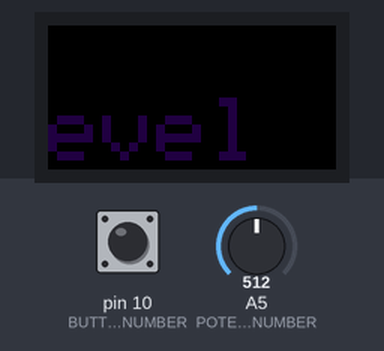
Bench run of a sketch on a simulated Arduino Uno, built with avr-gcc and run on an emulated ATmega328P. On the bench: 32×16 colour display. The test bench sets the inputs (shaded band); at power-on: pin 10 (BUTTON_PIN_NUMBER) LOW, A5 (POTENTIOMETER_PIN_NUMBER) = 512.

Above: at 0.1 s.
At 0.6 s:
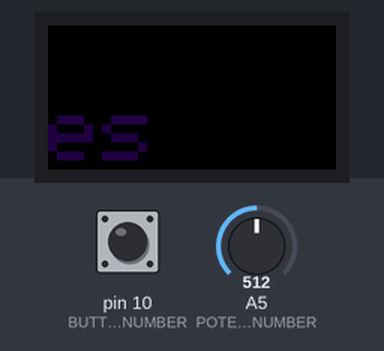
At 1.1 s:
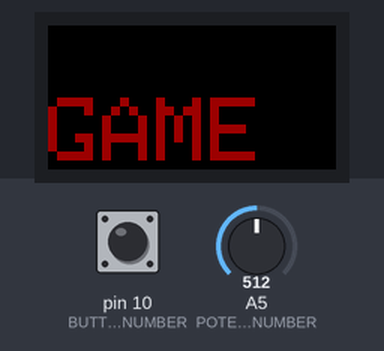

The sketch:

space_invaders_v01.ino
```cpp
#include <gamma.h>
#include <RGBmatrixPanel.h>
#include <Adafruit_GFX.h>

// define the wiring of the LED screen
const uint8_t CLK  = 8;
const uint8_t LAT = A3;
const uint8_t OE = 9;
const uint8_t A = A0;
const uint8_t B = A1;
const uint8_t C = A2;

// define the wiring of the inputs
const int POTENTIOMETER_PIN_NUMBER = 5;
const int BUTTON_PIN_NUMBER = 10;

// global constant for the number of Invaders in the game
const int NUM_ENEMIES = 16;

// a global variable that represents the LED screen
RGBmatrixPanel matrix(A, B, C, CLK, LAT, OE, false);

// the following functions are for printing messages
void print_level(int level);
void print_lives(int lives);
void game_over();

class Color {
  public:
    int red;
    int green;
    int blue;
    Color() {
      red = 0;
      green = 0;
      blue = 0;
    }
    Color(int r, int g, int b) {
      red = r;
      green = g;
      blue = b;
    }
    uint16_t to_333() const {
      return matrix.Color333(red, green, blue);
    }
};

const Color BLACK(0, 0, 0);
const Color RED(4, 0, 0);
const Color ORANGE(6, 1, 0);
const Color YELLOW(4, 4, 0);
const Color GREEN(0, 4, 0);
const Color BLUE(0, 0, 4);
const Color PURPLE(1, 0, 2);
const Color WHITE(4, 4, 4);
const Color LIME(2, 4, 0);
const Color AQUA(0, 4, 4);

class Invader {
  public:
    // Constructors
    Invader() {
      x = 0;
      y = 0;
      strength = 0;
    }
    // sets values for private date members x and y
    Invader(int x_arg, int y_arg) {
      x = x_arg;
      y = y_arg;
      strength = 0;
    }
    // sets values for private data members
    Invader(int x_arg, int y_arg, int strength_arg) {
      x = x_arg;
      y = y_arg;
      strength = strength_arg;
    }
    // sets values for private data members
    void initialize(int x_arg, int y_arg, int strength_arg) {
      x = x_arg;
      y = y_arg;
      strength = strength_arg;
    }

    // getters
    int get_x() const {
      return x;
    }
    int get_y() const {
      return y;
    }
    int get_strength() const {
      return strength;
    }

    // Moves the Invader down the screen by one row
    // Modifies: y
    void move() {
    }

    // draws the Invader if its strength is greater than 0
    // calls: draw_with_rgb
    void draw() {
    }

    // draws black where the Invader used to be
    // calls: draw_with_rgb
    void erase() {
    }

    // Invader is hit by a Cannonball.
    // Modifies: strength
    // calls: draw, erase
    void hit() {
    }

  private:
    int x;
    int y;
    int strength;

    /*
    * Requires: body_color & eye_color to be valid colors
    *
    * Modifies: Matrix

    * Effects:
    * Draws the invader using x & y coordinates.
    * The project spec recommended making the (0,0) coordinate the top
    * left corner of the pixel screen, so the x and y coordinates of the invader
    * also start at the top left corner of the invader.
    * The invader should look like this:
    * 0 - the x,y coordinate of the invader (NOT DRAWN ON SCREEN)
    * # - body pixels * - eye pixels
    *
    *   0##
    *   #**#
    *   ####
    *   #  #
    *
    * NOTE: This code may not work as it assumes the top left corner of the pixel screen is (0,0)
    *       and to move right and down on the screen you would need to add to x and y, so
    *       if the orientation is actually different this function will not work
    * - Nate
    */
    void draw_with_rgb(Color body_color, Color eye_color) {

      //Draws top row
      matrix.drawPixel(x+1, y, body_color.to_333());
      matrix.drawPixel(x+2, y, body_color.to_333());

      //Draws eye row
      matrix.drawPixel(x, y+1, body_color.to_333());
      matrix.drawPixel(x+1, y+1, eye_color.to_333());
      matrix.drawPixel(x+2, y+1, eye_color.to_333());
      matrix.drawPixel(x+3, y+1, body_color.to_333());

      //Draws mid bottom row
      matrix.drawPixel(x, y+2, body_color.to_333());
      matrix.drawPixel(x+1, y+2, body_color.to_333());
      matrix.drawPixel(x+2, y+2, body_color.to_333());
      matrix.drawPixel(x+3, y+2, body_color.to_333());

      //Draws legs
      matrix.drawPixel(x, y+3, body_color.to_333());
      matrix.drawPixel(x+3, y+3, body_color.to_333());
    }
};

class Cannonball {
  public:
    Cannonball() {
      x = 0;
      y = 0;
      fired = false;
    }

    // resets private data members to initial values
    void reset() {
      x = 0;
      y = 0;
      fired = false;
    }

    // getters
    int get_x() const {
      return x;
    }
    int get_y() const {
      return y;
    }
    bool has_been_fired() const {
      return fired;
    }

    // sets private data members
    void fire(int x_arg, int y_arg) {
    }

    // moves the Cannonball and detects if it goes off the screen
    // Modifies: y, fired
    void move() {
    }

    // resets private data members to initial values
    void hit() {
    }

    // draws the Cannonball, if it is fired
    void draw() {
      /*
      * I assume that this may be more complicated based on moving the cannonball,
      * but drawing the cannonball based on its x and y coordinates with the color orange is done by this code:
      *
      * matrix.drawPixel(x, y, ORANGE.to_333());
      * matrix.drawPixel(x, y+1, ORANGE.to_333());
      *
      * This draws the cannon ball like this:
      *   0
      *   #
      * With the top of the cannonball being represented by x,y
      * and the bottom being represented by x, y+1.
      * This also may not work based on the orientation of the pixel screen
      * - Nate
      */
    }

    // draws black where the Cannonball used to be
    void erase() {
      // To erase the previous cannonball, use matrix.drawPixel() and color BLACK at the previous x and y coordinates - Nate
    }

  private:
    int x;
    int y;
    bool fired;
};

class Player {
  public:
    Player() {
      x = 0;
      y = 0;
      lives = 3;
    }

    // getters
    int get_x() const {
      return x;
    }
    int get_y() const {
      return y;
    }
    int get_lives() const {
      return lives;
    }

    // setter
    void set_x(int x_arg) {
      x = x_arg;
    }

    // Modifies: lives
    void die() {
    }

    // draws the Player
    // calls: draw_with_rgb
    void draw() {
    }

    // draws black where the Player used to be
    // calls: draw_with_rgb
    void erase() {
    }

  private:
    int x;
    int y;
    int lives;

    // sets private data members x and y to initial values
    void initialize(int x_arg, int y_arg) {
      x = x_arg;
      y = y_arg;
    }


    /*
    * Requires: color to be a valid color
    *
    * Modifies: Matrix

    * Effects:
    * Draws the player using x & y coordinates.
    * The anchor cordinate of the player is the tip of the cannon, with the the rest of
    * the cannon drawn around that coordinate
    * The player should look like this:
    * 0 - the x,y coordinate of the player (DRAWN ON SCREEN TOO (as apposed to the invader class version))
    * # - pixels
    *
    *    0
    *   ###
    *
    * NOTE: This code may not work as it assumes the top left corner of the pixel screen is (0,0)
    *       and to move right and down on the screen you would need to add to x and y, so
    *       if the orientation is actually different this function will not work properly
    *       Also, the player should be able to move its center portion all the way to the edge of the screen,
    *       meaning that the right or left side of the player will be off the screen. The way the code is
    *       written right now may result in an out-of-bounds error but we'll address that when we run into it
    * -Nate
    */
    void draw_with_rgb(Color color) {
      //Draws top part
      matrix.drawPixel(x, y, color.to_333());

      //Draws base
      matrix.drawPixel(x-1, y+1, color.to_333());
      matrix.drawPixel(x, y+1, color.to_333());
      matrix.drawPixel(x+1, y+1, color.to_333());

    }
};

class Game {
  public:
    Game() {
      level = 0;
      time = 0;
    }

    // sets up a new game of Space Invaders
    // Modifies: global variable matrix
    void setupGame() {
    }

    // advances the game simulation one step and renders the graphics
    // see spec for details of game
    // Modifies: global variable matrix
    void update(int potentiometer_value, bool button_pressed) {
    }

  private:
    int level;
    unsigned long time;
    Player player;
    Cannonball ball;
    Invader enemies[NUM_ENEMIES];

    // check if Player defeated all Invaders in current level
    bool level_cleared() {
    }

    // set up a level
    void reset_level() {
    }
};

// a global variable that represents the game Space Invaders
Game game;

// see https://www.arduino.cc/reference/en/language/structure/sketch/setup/
void setup() {
  Serial.begin(9600);
  pinMode(BUTTON_PIN_NUMBER, INPUT);
  matrix.begin();
}

// see https://www.arduino.cc/reference/en/language/structure/sketch/loop/
void loop() {
  int potentiometer_value = analogRead(POTENTIOMETER_PIN_NUMBER);
  bool button_pressed = (digitalRead(BUTTON_PIN_NUMBER) == HIGH);

  game.update(potentiometer_value, button_pressed);


  //TESTS PRINTING FUNCTIONS
  print_level(1);
  delay(500);
  //Clears screen
  matrix.fillScreen(BLACK.to_333());

  print_lives(3);
  delay(500);
  //Clears screen
  matrix.fillScreen(BLACK.to_333());

  game_over();
  delay(500);
  //Clears screen
  matrix.fillScreen(BLACK.to_333());

  //Cannot test draw_with_rgb yet because they are private functions and we haven't implemented of the other class functions
}

// displays Level
void print_level(int level) {

  //Sets starting point for text
  matrix.setCursor(0,8);
  matrix.setTextColor(PURPLE.to_333());
  //Sets text to 8 LEDS tall, hence why we set the cursor to (0,8)
  matrix.setTextSize(1);

  String s = "Level " + level;
  matrix.print(s);

}

// displays number of lives
void print_lives(int lives) {
  //Sets starting point for text
  matrix.setCursor(0,8);
  matrix.setTextColor(PURPLE.to_333());
  //Sets text to 8 LEDS tall, hence why we set the cursor to (0,8)
  matrix.setTextSize(1);

  String s = "lives " + lives;
  matrix.print(s);
}

// displays "game over"
void game_over() {
  //Sets starting point for text
  matrix.setCursor(0,8);
  matrix.setTextColor(RED.to_333());
  //Sets text to 8 LEDS tall, hence why we set the cursor to (0,8)
  matrix.setTextSize(1);

  matrix.print("GAME OVER");
}
```

Measured:
- by itself, everything shown: repeats every 1.5 s, in 4 steps
- what the display in image 1 shows lasts 0.5 s, from 0.5 s to 1.0 s
